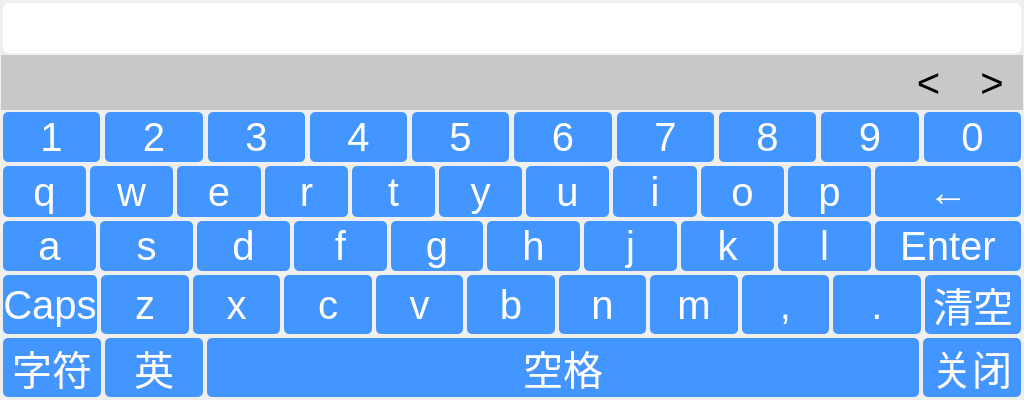
<?xml version="1.0" encoding="UTF-8"?>
<ui version="4.0">
 <class>Keyboard</class>
 <widget class="QWidget" name="Keyboard">
  <property name="windowModality">
   <enum>Qt::NonModal</enum>
  </property>
  <property name="geometry">
   <rect>
    <x>0</x>
    <y>0</y>
    <width>1024</width>
    <height>400</height>
   </rect>
  </property>
  <property name="sizePolicy">
   <sizepolicy hsizetype="Preferred" vsizetype="Preferred">
    <horstretch>0</horstretch>
    <verstretch>0</verstretch>
   </sizepolicy>
  </property>
  <property name="windowTitle">
   <string notr="true">Keyboard</string>
  </property>
  <property name="styleSheet">
   <string notr="true">QPushButton{
margin: 2px;
background: rgb(67,149,255);
border-radius: 5px;
/*border: 2px solid rgb(43,43,43);*/
color: white;
font: 40px;
}
QPushButton::pressed{
margin: 3px;
background: rgb(1,221,253);
border-radius: 5px;
/*border: 2px solid rgb(43,43,43);*/
color: white;
font: 40px;
}
QToolButton{
margin: 2px;
background: rgb(67,149,255);
border-radius: 5px;
/*border: 2px solid rgb(43,43,43);*/
color: white;
font: 40px;
}
QToolButton::pressed{
margin: 3px;
background: rgb(1,221,253);
border-radius: 5px;
/*border: 2px solid rgb(43,43,43);*/
color: white;
font: 40px;
}
QToolButton::checked{
margin: 3px;
background: rgb(146,189,108);
border-radius: 5px;
/*border: 2px solid rgb(43,43,43);*/
color: white;
font: 40px;
}
QLineEdit{
margin: 2px;
border-radius: 5px;
/*border: 2px solid rgb(43,43,43);*/
color: white;
font: 40px;
}</string>
  </property>
  <layout class="QGridLayout" name="gridLayout">
   <property name="leftMargin">
    <number>1</number>
   </property>
   <property name="topMargin">
    <number>1</number>
   </property>
   <property name="rightMargin">
    <number>1</number>
   </property>
   <property name="bottomMargin">
    <number>1</number>
   </property>
   <property name="spacing">
    <number>1</number>
   </property>
   <item row="0" column="0">
    <layout class="QVBoxLayout" name="verticalLayout">
     <property name="spacing">
      <number>0</number>
     </property>
     <item>
      <widget class="QLineEdit" name="lineEdit">
       <property name="sizePolicy">
        <sizepolicy hsizetype="Expanding" vsizetype="Expanding">
         <horstretch>0</horstretch>
         <verstretch>0</verstretch>
        </sizepolicy>
       </property>
       <property name="styleSheet">
        <string notr="true">color: rgb(0, 0, 0);
background-color: rgb(255, 255, 255);</string>
       </property>
      </widget>
     </item>
     <item>
      <widget class="QWidget" name="widget_chinese_select" native="true">
       <property name="styleSheet">
        <string notr="true">QWidget#widget_chinese_select{
background: rgb(200,200,200);
}
QPushButton{
margin: 2px;
background: rgb(200,200,200);
border-radius: 5px;
color: black;
font: 40px;
}
QPushButton::pressed{
margin: 3px;
background: rgb(100,100,100);
border-radius: 5px;
color: black;
font: 40px;
}</string>
       </property>
       <layout class="QHBoxLayout" name="horizontalLayout">
        <property name="spacing">
         <number>0</number>
        </property>
        <property name="leftMargin">
         <number>0</number>
        </property>
        <property name="topMargin">
         <number>0</number>
        </property>
        <property name="rightMargin">
         <number>0</number>
        </property>
        <property name="bottomMargin">
         <number>0</number>
        </property>
        <item>
         <layout class="QHBoxLayout" name="horizontalLayout_Chinese_select">
          <property name="spacing">
           <number>1</number>
          </property>
          <item>
           <widget class="QPushButton" name="btnHint">
            <property name="sizePolicy">
             <sizepolicy hsizetype="Minimum" vsizetype="Expanding">
              <horstretch>0</horstretch>
              <verstretch>0</verstretch>
             </sizepolicy>
            </property>
            <property name="focusPolicy">
             <enum>Qt::NoFocus</enum>
            </property>
            <property name="text">
             <string/>
            </property>
           </widget>
          </item>
          <item>
           <widget class="QPushButton" name="btnText1">
            <property name="sizePolicy">
             <sizepolicy hsizetype="Minimum" vsizetype="Expanding">
              <horstretch>0</horstretch>
              <verstretch>0</verstretch>
             </sizepolicy>
            </property>
            <property name="focusPolicy">
             <enum>Qt::NoFocus</enum>
            </property>
            <property name="text">
             <string/>
            </property>
           </widget>
          </item>
          <item>
           <widget class="QPushButton" name="btnText2">
            <property name="sizePolicy">
             <sizepolicy hsizetype="Minimum" vsizetype="Expanding">
              <horstretch>0</horstretch>
              <verstretch>0</verstretch>
             </sizepolicy>
            </property>
            <property name="focusPolicy">
             <enum>Qt::NoFocus</enum>
            </property>
            <property name="text">
             <string/>
            </property>
           </widget>
          </item>
          <item>
           <widget class="QPushButton" name="btnText3">
            <property name="sizePolicy">
             <sizepolicy hsizetype="Minimum" vsizetype="Expanding">
              <horstretch>0</horstretch>
              <verstretch>0</verstretch>
             </sizepolicy>
            </property>
            <property name="focusPolicy">
             <enum>Qt::NoFocus</enum>
            </property>
            <property name="text">
             <string/>
            </property>
           </widget>
          </item>
          <item>
           <widget class="QPushButton" name="btnText4">
            <property name="sizePolicy">
             <sizepolicy hsizetype="Minimum" vsizetype="Expanding">
              <horstretch>0</horstretch>
              <verstretch>0</verstretch>
             </sizepolicy>
            </property>
            <property name="focusPolicy">
             <enum>Qt::NoFocus</enum>
            </property>
            <property name="text">
             <string/>
            </property>
           </widget>
          </item>
          <item>
           <widget class="QPushButton" name="btnText5">
            <property name="sizePolicy">
             <sizepolicy hsizetype="Minimum" vsizetype="Expanding">
              <horstretch>0</horstretch>
              <verstretch>0</verstretch>
             </sizepolicy>
            </property>
            <property name="focusPolicy">
             <enum>Qt::NoFocus</enum>
            </property>
            <property name="text">
             <string/>
            </property>
           </widget>
          </item>
          <item>
           <widget class="QPushButton" name="btnText6">
            <property name="sizePolicy">
             <sizepolicy hsizetype="Minimum" vsizetype="Expanding">
              <horstretch>0</horstretch>
              <verstretch>0</verstretch>
             </sizepolicy>
            </property>
            <property name="focusPolicy">
             <enum>Qt::NoFocus</enum>
            </property>
            <property name="text">
             <string/>
            </property>
           </widget>
          </item>
          <item>
           <widget class="QPushButton" name="btnText7">
            <property name="sizePolicy">
             <sizepolicy hsizetype="Minimum" vsizetype="Expanding">
              <horstretch>0</horstretch>
              <verstretch>0</verstretch>
             </sizepolicy>
            </property>
            <property name="focusPolicy">
             <enum>Qt::NoFocus</enum>
            </property>
            <property name="text">
             <string/>
            </property>
           </widget>
          </item>
          <item>
           <widget class="QPushButton" name="btnPrev">
            <property name="sizePolicy">
             <sizepolicy hsizetype="Minimum" vsizetype="Expanding">
              <horstretch>0</horstretch>
              <verstretch>0</verstretch>
             </sizepolicy>
            </property>
            <property name="focusPolicy">
             <enum>Qt::NoFocus</enum>
            </property>
            <property name="text">
             <string>&lt;</string>
            </property>
           </widget>
          </item>
          <item>
           <widget class="QPushButton" name="btnNext">
            <property name="sizePolicy">
             <sizepolicy hsizetype="Minimum" vsizetype="Expanding">
              <horstretch>0</horstretch>
              <verstretch>0</verstretch>
             </sizepolicy>
            </property>
            <property name="focusPolicy">
             <enum>Qt::NoFocus</enum>
            </property>
            <property name="text">
             <string>&gt;</string>
            </property>
           </widget>
          </item>
         </layout>
        </item>
       </layout>
      </widget>
     </item>
     <item>
      <widget class="QWidget" name="widget_number" native="true">
       <layout class="QHBoxLayout" name="horizontalLayout_3">
        <property name="spacing">
         <number>0</number>
        </property>
        <property name="leftMargin">
         <number>0</number>
        </property>
        <property name="topMargin">
         <number>0</number>
        </property>
        <property name="rightMargin">
         <number>0</number>
        </property>
        <property name="bottomMargin">
         <number>0</number>
        </property>
        <item>
         <layout class="QHBoxLayout" name="horizontalLayout_7">
          <property name="spacing">
           <number>1</number>
          </property>
          <item>
           <widget class="QPushButton" name="Button1">
            <property name="sizePolicy">
             <sizepolicy hsizetype="Expanding" vsizetype="Expanding">
              <horstretch>0</horstretch>
              <verstretch>0</verstretch>
             </sizepolicy>
            </property>
            <property name="minimumSize">
             <size>
              <width>20</width>
              <height>0</height>
             </size>
            </property>
            <property name="text">
             <string>1</string>
            </property>
           </widget>
          </item>
          <item>
           <widget class="QPushButton" name="Button2">
            <property name="sizePolicy">
             <sizepolicy hsizetype="Expanding" vsizetype="Expanding">
              <horstretch>0</horstretch>
              <verstretch>0</verstretch>
             </sizepolicy>
            </property>
            <property name="minimumSize">
             <size>
              <width>20</width>
              <height>0</height>
             </size>
            </property>
            <property name="text">
             <string>2</string>
            </property>
           </widget>
          </item>
          <item>
           <widget class="QPushButton" name="Button3">
            <property name="sizePolicy">
             <sizepolicy hsizetype="Expanding" vsizetype="Expanding">
              <horstretch>0</horstretch>
              <verstretch>0</verstretch>
             </sizepolicy>
            </property>
            <property name="minimumSize">
             <size>
              <width>20</width>
              <height>0</height>
             </size>
            </property>
            <property name="text">
             <string>3</string>
            </property>
           </widget>
          </item>
          <item>
           <widget class="QPushButton" name="Button4">
            <property name="sizePolicy">
             <sizepolicy hsizetype="Expanding" vsizetype="Expanding">
              <horstretch>0</horstretch>
              <verstretch>0</verstretch>
             </sizepolicy>
            </property>
            <property name="minimumSize">
             <size>
              <width>20</width>
              <height>0</height>
             </size>
            </property>
            <property name="text">
             <string>4</string>
            </property>
           </widget>
          </item>
          <item>
           <widget class="QPushButton" name="Button5">
            <property name="sizePolicy">
             <sizepolicy hsizetype="Expanding" vsizetype="Expanding">
              <horstretch>0</horstretch>
              <verstretch>0</verstretch>
             </sizepolicy>
            </property>
            <property name="minimumSize">
             <size>
              <width>20</width>
              <height>0</height>
             </size>
            </property>
            <property name="text">
             <string>5</string>
            </property>
           </widget>
          </item>
          <item>
           <widget class="QPushButton" name="Button6">
            <property name="sizePolicy">
             <sizepolicy hsizetype="Expanding" vsizetype="Expanding">
              <horstretch>0</horstretch>
              <verstretch>0</verstretch>
             </sizepolicy>
            </property>
            <property name="minimumSize">
             <size>
              <width>20</width>
              <height>0</height>
             </size>
            </property>
            <property name="text">
             <string>6</string>
            </property>
           </widget>
          </item>
          <item>
           <widget class="QPushButton" name="Button7">
            <property name="sizePolicy">
             <sizepolicy hsizetype="Expanding" vsizetype="Expanding">
              <horstretch>0</horstretch>
              <verstretch>0</verstretch>
             </sizepolicy>
            </property>
            <property name="minimumSize">
             <size>
              <width>20</width>
              <height>0</height>
             </size>
            </property>
            <property name="text">
             <string>7</string>
            </property>
           </widget>
          </item>
          <item>
           <widget class="QPushButton" name="Button8">
            <property name="sizePolicy">
             <sizepolicy hsizetype="Expanding" vsizetype="Expanding">
              <horstretch>0</horstretch>
              <verstretch>0</verstretch>
             </sizepolicy>
            </property>
            <property name="minimumSize">
             <size>
              <width>20</width>
              <height>0</height>
             </size>
            </property>
            <property name="text">
             <string>8</string>
            </property>
           </widget>
          </item>
          <item>
           <widget class="QPushButton" name="Button9">
            <property name="sizePolicy">
             <sizepolicy hsizetype="Expanding" vsizetype="Expanding">
              <horstretch>0</horstretch>
              <verstretch>0</verstretch>
             </sizepolicy>
            </property>
            <property name="minimumSize">
             <size>
              <width>20</width>
              <height>0</height>
             </size>
            </property>
            <property name="text">
             <string>9</string>
            </property>
           </widget>
          </item>
          <item>
           <widget class="QPushButton" name="Button0">
            <property name="sizePolicy">
             <sizepolicy hsizetype="Expanding" vsizetype="Expanding">
              <horstretch>0</horstretch>
              <verstretch>0</verstretch>
             </sizepolicy>
            </property>
            <property name="minimumSize">
             <size>
              <width>20</width>
              <height>0</height>
             </size>
            </property>
            <property name="text">
             <string>0</string>
            </property>
           </widget>
          </item>
         </layout>
        </item>
       </layout>
      </widget>
     </item>
     <item>
      <layout class="QHBoxLayout" name="horizontalLayout_2">
       <property name="spacing">
        <number>0</number>
       </property>
       <item>
        <widget class="QPushButton" name="Buttonq">
         <property name="sizePolicy">
          <sizepolicy hsizetype="Expanding" vsizetype="Expanding">
           <horstretch>0</horstretch>
           <verstretch>0</verstretch>
          </sizepolicy>
         </property>
         <property name="minimumSize">
          <size>
           <width>20</width>
           <height>0</height>
          </size>
         </property>
         <property name="text">
          <string>q</string>
         </property>
        </widget>
       </item>
       <item>
        <widget class="QPushButton" name="Buttonw">
         <property name="sizePolicy">
          <sizepolicy hsizetype="Expanding" vsizetype="Expanding">
           <horstretch>0</horstretch>
           <verstretch>0</verstretch>
          </sizepolicy>
         </property>
         <property name="minimumSize">
          <size>
           <width>20</width>
           <height>0</height>
          </size>
         </property>
         <property name="text">
          <string>w</string>
         </property>
        </widget>
       </item>
       <item>
        <widget class="QPushButton" name="Buttone">
         <property name="sizePolicy">
          <sizepolicy hsizetype="Expanding" vsizetype="Expanding">
           <horstretch>0</horstretch>
           <verstretch>0</verstretch>
          </sizepolicy>
         </property>
         <property name="minimumSize">
          <size>
           <width>20</width>
           <height>0</height>
          </size>
         </property>
         <property name="text">
          <string>e</string>
         </property>
        </widget>
       </item>
       <item>
        <widget class="QPushButton" name="Buttonr">
         <property name="sizePolicy">
          <sizepolicy hsizetype="Expanding" vsizetype="Expanding">
           <horstretch>0</horstretch>
           <verstretch>0</verstretch>
          </sizepolicy>
         </property>
         <property name="minimumSize">
          <size>
           <width>20</width>
           <height>0</height>
          </size>
         </property>
         <property name="text">
          <string>r</string>
         </property>
        </widget>
       </item>
       <item>
        <widget class="QPushButton" name="Buttont">
         <property name="sizePolicy">
          <sizepolicy hsizetype="Expanding" vsizetype="Expanding">
           <horstretch>0</horstretch>
           <verstretch>0</verstretch>
          </sizepolicy>
         </property>
         <property name="minimumSize">
          <size>
           <width>20</width>
           <height>0</height>
          </size>
         </property>
         <property name="text">
          <string>t</string>
         </property>
        </widget>
       </item>
       <item>
        <widget class="QPushButton" name="Buttony">
         <property name="sizePolicy">
          <sizepolicy hsizetype="Expanding" vsizetype="Expanding">
           <horstretch>0</horstretch>
           <verstretch>0</verstretch>
          </sizepolicy>
         </property>
         <property name="minimumSize">
          <size>
           <width>20</width>
           <height>0</height>
          </size>
         </property>
         <property name="text">
          <string>y</string>
         </property>
        </widget>
       </item>
       <item>
        <widget class="QPushButton" name="Buttonu">
         <property name="sizePolicy">
          <sizepolicy hsizetype="Expanding" vsizetype="Expanding">
           <horstretch>0</horstretch>
           <verstretch>0</verstretch>
          </sizepolicy>
         </property>
         <property name="minimumSize">
          <size>
           <width>20</width>
           <height>0</height>
          </size>
         </property>
         <property name="text">
          <string>u</string>
         </property>
        </widget>
       </item>
       <item>
        <widget class="QPushButton" name="Buttoni">
         <property name="sizePolicy">
          <sizepolicy hsizetype="Expanding" vsizetype="Expanding">
           <horstretch>0</horstretch>
           <verstretch>0</verstretch>
          </sizepolicy>
         </property>
         <property name="minimumSize">
          <size>
           <width>20</width>
           <height>0</height>
          </size>
         </property>
         <property name="text">
          <string>i</string>
         </property>
        </widget>
       </item>
       <item>
        <widget class="QPushButton" name="Buttono">
         <property name="sizePolicy">
          <sizepolicy hsizetype="Expanding" vsizetype="Expanding">
           <horstretch>0</horstretch>
           <verstretch>0</verstretch>
          </sizepolicy>
         </property>
         <property name="minimumSize">
          <size>
           <width>20</width>
           <height>0</height>
          </size>
         </property>
         <property name="text">
          <string>o</string>
         </property>
        </widget>
       </item>
       <item>
        <widget class="QPushButton" name="Buttonp">
         <property name="sizePolicy">
          <sizepolicy hsizetype="Expanding" vsizetype="Expanding">
           <horstretch>0</horstretch>
           <verstretch>0</verstretch>
          </sizepolicy>
         </property>
         <property name="minimumSize">
          <size>
           <width>20</width>
           <height>0</height>
          </size>
         </property>
         <property name="text">
          <string>p</string>
         </property>
        </widget>
       </item>
       <item>
        <widget class="QPushButton" name="backButton">
         <property name="sizePolicy">
          <sizepolicy hsizetype="Expanding" vsizetype="Expanding">
           <horstretch>0</horstretch>
           <verstretch>0</verstretch>
          </sizepolicy>
         </property>
         <property name="minimumSize">
          <size>
           <width>150</width>
           <height>0</height>
          </size>
         </property>
         <property name="focusPolicy">
          <enum>Qt::NoFocus</enum>
         </property>
         <property name="text">
          <string>←</string>
         </property>
        </widget>
       </item>
      </layout>
     </item>
     <item>
      <layout class="QHBoxLayout" name="horizontalLayout_4">
       <property name="spacing">
        <number>0</number>
       </property>
       <item>
        <widget class="QPushButton" name="Buttona">
         <property name="sizePolicy">
          <sizepolicy hsizetype="Expanding" vsizetype="Expanding">
           <horstretch>0</horstretch>
           <verstretch>0</verstretch>
          </sizepolicy>
         </property>
         <property name="minimumSize">
          <size>
           <width>20</width>
           <height>0</height>
          </size>
         </property>
         <property name="text">
          <string>a</string>
         </property>
        </widget>
       </item>
       <item>
        <widget class="QPushButton" name="Buttons">
         <property name="sizePolicy">
          <sizepolicy hsizetype="Expanding" vsizetype="Expanding">
           <horstretch>0</horstretch>
           <verstretch>0</verstretch>
          </sizepolicy>
         </property>
         <property name="minimumSize">
          <size>
           <width>20</width>
           <height>0</height>
          </size>
         </property>
         <property name="text">
          <string>s</string>
         </property>
        </widget>
       </item>
       <item>
        <widget class="QPushButton" name="Buttond">
         <property name="sizePolicy">
          <sizepolicy hsizetype="Expanding" vsizetype="Expanding">
           <horstretch>0</horstretch>
           <verstretch>0</verstretch>
          </sizepolicy>
         </property>
         <property name="minimumSize">
          <size>
           <width>20</width>
           <height>0</height>
          </size>
         </property>
         <property name="text">
          <string>d</string>
         </property>
        </widget>
       </item>
       <item>
        <widget class="QPushButton" name="Buttonf">
         <property name="sizePolicy">
          <sizepolicy hsizetype="Expanding" vsizetype="Expanding">
           <horstretch>0</horstretch>
           <verstretch>0</verstretch>
          </sizepolicy>
         </property>
         <property name="minimumSize">
          <size>
           <width>20</width>
           <height>0</height>
          </size>
         </property>
         <property name="text">
          <string>f</string>
         </property>
        </widget>
       </item>
       <item>
        <widget class="QPushButton" name="Buttong">
         <property name="sizePolicy">
          <sizepolicy hsizetype="Expanding" vsizetype="Expanding">
           <horstretch>0</horstretch>
           <verstretch>0</verstretch>
          </sizepolicy>
         </property>
         <property name="minimumSize">
          <size>
           <width>20</width>
           <height>0</height>
          </size>
         </property>
         <property name="text">
          <string>g</string>
         </property>
        </widget>
       </item>
       <item>
        <widget class="QPushButton" name="Buttonh">
         <property name="sizePolicy">
          <sizepolicy hsizetype="Expanding" vsizetype="Expanding">
           <horstretch>0</horstretch>
           <verstretch>0</verstretch>
          </sizepolicy>
         </property>
         <property name="minimumSize">
          <size>
           <width>20</width>
           <height>0</height>
          </size>
         </property>
         <property name="text">
          <string>h</string>
         </property>
        </widget>
       </item>
       <item>
        <widget class="QPushButton" name="Buttonj">
         <property name="sizePolicy">
          <sizepolicy hsizetype="Expanding" vsizetype="Expanding">
           <horstretch>0</horstretch>
           <verstretch>0</verstretch>
          </sizepolicy>
         </property>
         <property name="minimumSize">
          <size>
           <width>20</width>
           <height>0</height>
          </size>
         </property>
         <property name="text">
          <string>j</string>
         </property>
        </widget>
       </item>
       <item>
        <widget class="QPushButton" name="Buttonk">
         <property name="sizePolicy">
          <sizepolicy hsizetype="Expanding" vsizetype="Expanding">
           <horstretch>0</horstretch>
           <verstretch>0</verstretch>
          </sizepolicy>
         </property>
         <property name="minimumSize">
          <size>
           <width>20</width>
           <height>0</height>
          </size>
         </property>
         <property name="text">
          <string>k</string>
         </property>
        </widget>
       </item>
       <item>
        <widget class="QPushButton" name="Buttonl">
         <property name="sizePolicy">
          <sizepolicy hsizetype="Expanding" vsizetype="Expanding">
           <horstretch>0</horstretch>
           <verstretch>0</verstretch>
          </sizepolicy>
         </property>
         <property name="minimumSize">
          <size>
           <width>20</width>
           <height>0</height>
          </size>
         </property>
         <property name="text">
          <string>l</string>
         </property>
        </widget>
       </item>
       <item>
        <widget class="QPushButton" name="enterButton">
         <property name="sizePolicy">
          <sizepolicy hsizetype="Expanding" vsizetype="Expanding">
           <horstretch>0</horstretch>
           <verstretch>0</verstretch>
          </sizepolicy>
         </property>
         <property name="minimumSize">
          <size>
           <width>150</width>
           <height>0</height>
          </size>
         </property>
         <property name="text">
          <string>Enter</string>
         </property>
        </widget>
       </item>
      </layout>
     </item>
     <item>
      <layout class="QHBoxLayout" name="horizontalLayout_5">
       <property name="spacing">
        <number>0</number>
       </property>
       <item>
        <widget class="QPushButton" name="shift">
         <property name="sizePolicy">
          <sizepolicy hsizetype="Expanding" vsizetype="Expanding">
           <horstretch>0</horstretch>
           <verstretch>0</verstretch>
          </sizepolicy>
         </property>
         <property name="minimumSize">
          <size>
           <width>20</width>
           <height>0</height>
          </size>
         </property>
         <property name="styleSheet">
          <string notr="true"/>
         </property>
         <property name="text">
          <string>Caps</string>
         </property>
         <property name="checkable">
          <bool>false</bool>
         </property>
        </widget>
       </item>
       <item>
        <widget class="QPushButton" name="Buttonz">
         <property name="sizePolicy">
          <sizepolicy hsizetype="Expanding" vsizetype="Expanding">
           <horstretch>0</horstretch>
           <verstretch>0</verstretch>
          </sizepolicy>
         </property>
         <property name="minimumSize">
          <size>
           <width>20</width>
           <height>0</height>
          </size>
         </property>
         <property name="text">
          <string>z</string>
         </property>
        </widget>
       </item>
       <item>
        <widget class="QPushButton" name="Buttonx">
         <property name="sizePolicy">
          <sizepolicy hsizetype="Expanding" vsizetype="Expanding">
           <horstretch>0</horstretch>
           <verstretch>0</verstretch>
          </sizepolicy>
         </property>
         <property name="minimumSize">
          <size>
           <width>20</width>
           <height>0</height>
          </size>
         </property>
         <property name="text">
          <string>x</string>
         </property>
        </widget>
       </item>
       <item>
        <widget class="QPushButton" name="Buttonc">
         <property name="sizePolicy">
          <sizepolicy hsizetype="Expanding" vsizetype="Expanding">
           <horstretch>0</horstretch>
           <verstretch>0</verstretch>
          </sizepolicy>
         </property>
         <property name="minimumSize">
          <size>
           <width>20</width>
           <height>0</height>
          </size>
         </property>
         <property name="text">
          <string>c</string>
         </property>
        </widget>
       </item>
       <item>
        <widget class="QPushButton" name="Buttonv">
         <property name="sizePolicy">
          <sizepolicy hsizetype="Expanding" vsizetype="Expanding">
           <horstretch>0</horstretch>
           <verstretch>0</verstretch>
          </sizepolicy>
         </property>
         <property name="minimumSize">
          <size>
           <width>20</width>
           <height>0</height>
          </size>
         </property>
         <property name="text">
          <string>v</string>
         </property>
        </widget>
       </item>
       <item>
        <widget class="QPushButton" name="Buttonb">
         <property name="sizePolicy">
          <sizepolicy hsizetype="Expanding" vsizetype="Expanding">
           <horstretch>0</horstretch>
           <verstretch>0</verstretch>
          </sizepolicy>
         </property>
         <property name="minimumSize">
          <size>
           <width>20</width>
           <height>0</height>
          </size>
         </property>
         <property name="text">
          <string>b</string>
         </property>
        </widget>
       </item>
       <item>
        <widget class="QPushButton" name="Buttonn">
         <property name="sizePolicy">
          <sizepolicy hsizetype="Expanding" vsizetype="Expanding">
           <horstretch>0</horstretch>
           <verstretch>0</verstretch>
          </sizepolicy>
         </property>
         <property name="minimumSize">
          <size>
           <width>20</width>
           <height>0</height>
          </size>
         </property>
         <property name="text">
          <string>n</string>
         </property>
        </widget>
       </item>
       <item>
        <widget class="QPushButton" name="Buttonm">
         <property name="sizePolicy">
          <sizepolicy hsizetype="Expanding" vsizetype="Expanding">
           <horstretch>0</horstretch>
           <verstretch>0</verstretch>
          </sizepolicy>
         </property>
         <property name="minimumSize">
          <size>
           <width>20</width>
           <height>0</height>
          </size>
         </property>
         <property name="text">
          <string>m</string>
         </property>
        </widget>
       </item>
       <item>
        <widget class="QPushButton" name="btnComma">
         <property name="sizePolicy">
          <sizepolicy hsizetype="Expanding" vsizetype="Expanding">
           <horstretch>0</horstretch>
           <verstretch>0</verstretch>
          </sizepolicy>
         </property>
         <property name="text">
          <string>,</string>
         </property>
        </widget>
       </item>
       <item>
        <widget class="QPushButton" name="btnDot">
         <property name="sizePolicy">
          <sizepolicy hsizetype="Expanding" vsizetype="Expanding">
           <horstretch>0</horstretch>
           <verstretch>0</verstretch>
          </sizepolicy>
         </property>
         <property name="text">
          <string>.</string>
         </property>
        </widget>
       </item>
       <item>
        <widget class="QPushButton" name="clear">
         <property name="sizePolicy">
          <sizepolicy hsizetype="Expanding" vsizetype="Expanding">
           <horstretch>0</horstretch>
           <verstretch>0</verstretch>
          </sizepolicy>
         </property>
         <property name="minimumSize">
          <size>
           <width>100</width>
           <height>0</height>
          </size>
         </property>
         <property name="focusPolicy">
          <enum>Qt::NoFocus</enum>
         </property>
         <property name="text">
          <string>清空</string>
         </property>
        </widget>
       </item>
      </layout>
     </item>
     <item>
      <layout class="QHBoxLayout" name="horizontalLayout_6" stretch="1,1,7,1">
       <property name="spacing">
        <number>0</number>
       </property>
       <item>
        <widget class="QPushButton" name="char_2">
         <property name="sizePolicy">
          <sizepolicy hsizetype="Expanding" vsizetype="Expanding">
           <horstretch>0</horstretch>
           <verstretch>0</verstretch>
          </sizepolicy>
         </property>
         <property name="minimumSize">
          <size>
           <width>20</width>
           <height>0</height>
          </size>
         </property>
         <property name="text">
          <string>字符</string>
         </property>
         <property name="checkable">
          <bool>true</bool>
         </property>
         <property name="checked">
          <bool>false</bool>
         </property>
        </widget>
       </item>
       <item>
        <widget class="QPushButton" name="btnEnCh">
         <property name="sizePolicy">
          <sizepolicy hsizetype="Expanding" vsizetype="Expanding">
           <horstretch>0</horstretch>
           <verstretch>0</verstretch>
          </sizepolicy>
         </property>
         <property name="minimumSize">
          <size>
           <width>20</width>
           <height>0</height>
          </size>
         </property>
         <property name="text">
          <string>英</string>
         </property>
         <property name="checkable">
          <bool>true</bool>
         </property>
         <property name="checked">
          <bool>false</bool>
         </property>
        </widget>
       </item>
       <item>
        <widget class="QPushButton" name="space">
         <property name="sizePolicy">
          <sizepolicy hsizetype="Expanding" vsizetype="Expanding">
           <horstretch>0</horstretch>
           <verstretch>0</verstretch>
          </sizepolicy>
         </property>
         <property name="minimumSize">
          <size>
           <width>20</width>
           <height>50</height>
          </size>
         </property>
         <property name="text">
          <string>空格</string>
         </property>
        </widget>
       </item>
       <item>
        <widget class="QPushButton" name="pushButton_close">
         <property name="sizePolicy">
          <sizepolicy hsizetype="Minimum" vsizetype="Expanding">
           <horstretch>0</horstretch>
           <verstretch>0</verstretch>
          </sizepolicy>
         </property>
         <property name="minimumSize">
          <size>
           <width>0</width>
           <height>0</height>
          </size>
         </property>
         <property name="text">
          <string>关闭</string>
         </property>
        </widget>
       </item>
      </layout>
     </item>
    </layout>
   </item>
  </layout>
 </widget>
 <resources/>
 <connections/>
</ui>
